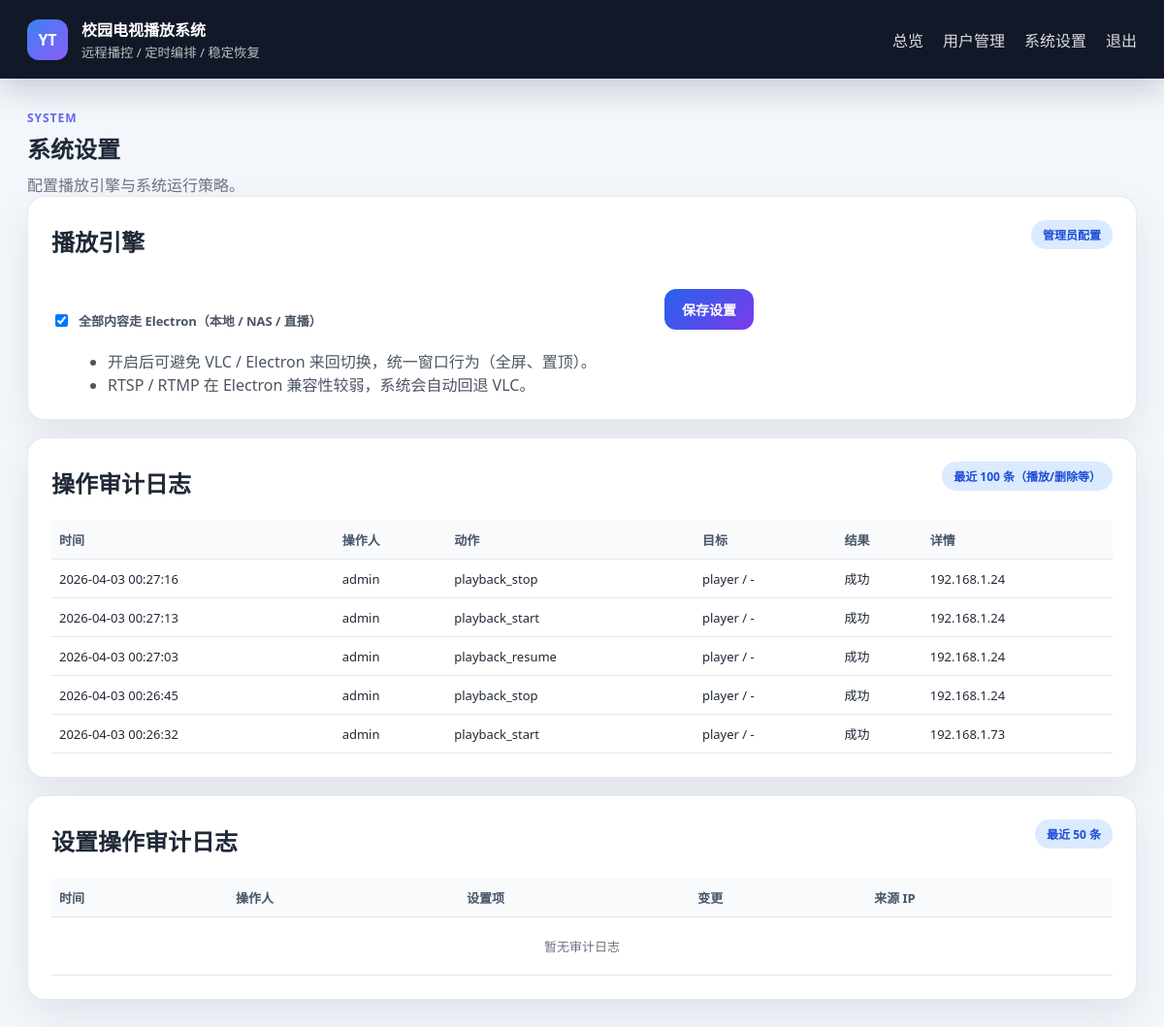
/settings (signed in), run on the app's committed database.
### models.py (models this page shows, shortened)
class OperationAuditLog(db.Model):
    __tablename__ = "operation_audit_log"
    id = db.Column(db.Integer, primary_key=True)
    action = db.Column(db.String(100), nullable=False, index=True)  # playback_start / playback_stop / schedule_delete
    target_type = db.Column(db.String(50), nullable=False, default="system")  # schedule/player/system
    target_id = db.Column(db.String(100), nullable=False, default="")
    success = db.Column(db.Boolean, nullable=False, default=True)
    detail = db.Column(db.String(500), nullable=False, default="")
    operator_user_id = db.Column(db.Integer, nullable=True, index=True)
    operator_username = db.Column(db.String(50), nullable=False, default="")
    remote_addr = db.Column(db.String(100), nullable=False, default="")
    user_agent = db.Column(db.String(500), nullable=False, default="")
    created_at = db.Column(db.DateTime, nullable=False, default=datetime.now, index=True)

### web/routes.py (the view, shortened to what this page needs)
@main.route("/settings", methods=["GET", "POST"])
@login_required
def settings():
    if not current_user.is_admin:
        flash("只有管理员可以访问系统设置。", "error")
        return redirect(url_for("main.index"))
    all_play_via_electron = _get_setting_bool(SETTING_KEY_ALL_ELECTRON, Config.ALL_PLAY_VIA_ELECTRON)
    audit_logs = (
        SettingAuditLog.query.order_by(SettingAuditLog.created_at.desc(), SettingAuditLog.id.desc())
        .limit(50)
        .all()
    )
    operation_logs = (
        OperationAuditLog.query.order_by(OperationAuditLog.created_at.desc(), OperationAuditLog.id.desc())
        .limit(100)
        .all()
    )
    return render_template(
        "settings.html",
        all_play_via_electron=all_play_via_electron,
        audit_logs=audit_logs,
        operation_logs=operation_logs,
    )

### main.py (called while the page is built)
@login_manager.user_loader
def load_user(user_id):
    try:
        return db.session.get(User, int(user_id))
    except (TypeError, ValueError):
        return None

### web/routes.py (called while the page is built)
def _get_setting_bool(key, default=False):
    item = db.session.get(SystemSetting, key)
    if not item:
        return default
    return str(item.value).strip().lower() in {"1", "true", "yes", "on"}

### templates/settings.html (shortened to what this page needs)
{% extends "base.html" %}
{% block content %}
<section class="page-header">
    <div>
        <span class="eyebrow">System</span>
        <h1>系统设置</h1>
        <p>配置播放引擎与系统运行策略。</p>
    </div>
</section>
<section class="panel">
    <div class="panel-head">
        <h2>播放引擎</h2>
        <span class="chip info">管理员配置</span>
    </div>
    <form method="post" action="{{ url_for('main.settings') }}" class="schedule-form">
        <label class="check-field">
            <input type="checkbox" name="all_play_via_electron" {% if all_play_via_electron %}checked{% endif %}>
            <span>全部内容走 Electron（本地 / NAS / 直播）</span>
        </label>
        <div class="form-actions">
            <button type="submit" class="btn btn-primary">保存设置</button>
        </div>
    </form>
    <ul class="hint-list">
        <li>开启后可避免 VLC / Electron 来回切换，统一窗口行为（全屏、置顶）。</li>
        <li>RTSP / RTMP 在 Electron 兼容性较弱，系统会自动回退 VLC。</li>
    </ul>
</section>
<section class="panel">
    <div class="panel-head">
        <h2>操作审计日志</h2>
        <span class="chip info">最近 100 条（播放/删除等）</span>
    </div>
    <div class="table-wrap">
        <table class="audit-table">
            <thead>
                <tr>
                    <th>时间</th>
                    <th>操作人</th>
                    <th>动作</th>
                    <th>目标</th>
                    <th>结果</th>
                    <th>详情</th>
                </tr>
            </thead>
            <tbody>
                {% for item in operation_logs %}
                <tr>
                    <td>{{ item.created_at.strftime('%Y-%m-%d %H:%M:%S') }}</td>
                    <td>{{ item.operator_username or ('UID:' ~ item.operator_user_id) }}</td>
                    <td>{{ item.action }}</td>
                    <td>{{ item.target_type }} / {{ item.target_id or '-' }}</td>
                    <td>{{ '成功' if item.success else '失败' }}</td>
                    <td title="{{ item.user_agent }}">{{ item.detail or item.remote_addr }}</td>
                </tr>
                {% else %}
                <tr>
                    <td colspan="6" class="empty-cell">暂无操作审计日志</td>
                </tr>
                {% endfor %}
            </tbody>
        </table>
    </div>
</section>
<section class="panel">
    <div class="panel-head">
        <h2>设置操作审计日志</h2>
        <span class="chip info">最近 50 条</span>
    </div>
    <div class="table-wrap">
        <table class="audit-table">
            <thead>
                <tr>
                    <th>时间</th>
                    <th>操作人</th>
                    <th>设置项</th>
                    <th>变更</th>
                    <th>来源 IP</th>
                </tr>
            </thead>
            <tbody>
                {% for item in audit_logs %}
                <tr>
                    <td>{{ item.created_at.strftime('%Y-%m-%d %H:%M:%S') }}</td>
                    <td>{{ item.operator_username or ('UID:' ~ item.operator_user_id) }}</td>
                    <td>{{ item.setting_key }}</td>
                    <td>{{ item.old_value }} → {{ item.new_value }}</td>
                    <td title="{{ item.user_agent }}">{{ item.remote_addr }}</td>
                </tr>
                {% else %}
                <tr>
                    <td colspan="5" class="empty-cell">暂无审计日志</td>
                </tr>
                {% endfor %}
            </tbody>
        </table>
    </div>
</section>
{% endblock %}

### templates/base.html (shortened to what this page needs)
<!DOCTYPE html>
<html lang="zh-CN">
<head>
    <link rel="stylesheet" href="{{ url_for('static', filename='styles.css') }}">
</head>
<body class="{% block body_class %}{% endblock %}">
    {% if current_user.is_authenticated %}
    <header class="topbar">
        <div class="brand">
            <span class="brand-mark">YT</span>
            <div>
                <strong>校园电视播放系统</strong>
                <small>远程播控 / 定时编排 / 稳定恢复</small>
            </div>
        </div>
        <nav class="nav-links">
            <a href="{{ url_for('main.index') }}">总览</a>
            {% if current_user.is_admin %}
            <a href="{{ url_for('main.manage_users') }}">用户管理</a>
            <a href="{{ url_for('main.settings') }}">系统设置</a>
            {% endif %}
            <a href="{{ url_for('main.logout') }}">退出</a>
        </nav>
    </header>
    {% endif %}
    <main class="page-shell">
        {% block content %}{% endblock %}
    </main>
</body>
</html>

### static/styles.css (style rules this page uses)
* { box-sizing: border-box; }
body { margin: 0; font-family: "Segoe UI", "Microsoft YaHei", sans-serif; color: #1f2937; background: #f3f6fb; }
a { color: inherit; text-decoration: none; }
.topbar { display: flex; justify-content: space-between; align-items: center; padding: 18px 28px; background: #111827; color: #fff; box-shadow: 0 12px 30px rgba(17, 24, 39, 0.18); }
.brand { display: flex; align-items: center; gap: 14px; }
.brand-mark { width: 42px; height: 42px; display: inline-flex; align-items: center; justify-content: center; border-radius: 12px; background: linear-gradient(135deg, #3b82f6, #8b5cf6); font-weight: 700; }
.brand small { display: block; color: rgba(255, 255, 255, 0.72); margin-top: 2px; }
.nav-links { display: flex; gap: 20px; }
.nav-links a { color: rgba(255, 255, 255, 0.85); }
.page-shell { max-width: 1280px; margin: 0 auto; padding: 28px; }
.page-header, .panel-head { display: flex; justify-content: space-between; align-items: flex-start; gap: 16px; }
.page-header h1, .panel-head h2 { margin: 4px 0 8px; }
.page-header p, .panel-head p { margin: 0; color: #6b7280; }
.eyebrow { display: inline-block; font-size: 12px; letter-spacing: 0.08em; text-transform: uppercase; color: #6366f1; font-weight: 700; }
.soft-badge, .chip { display: inline-flex; align-items: center; border-radius: 999px; padding: 6px 12px; font-size: 12px; font-weight: 700; background: #e5e7eb; color: #374151; }
.chip.info { background: #dbeafe; color: #1d4ed8; }
.stat-card, .panel, .auth-card, .user-card, .screen-card, .schedule-card { background: #fff; border-radius: 18px; box-shadow: 0 16px 40px rgba(15, 23, 42, 0.08); border: 1px solid rgba(226, 232, 240, 0.9); }
.panel { padding: 24px; margin-bottom: 18px; }
.btn { border: none; border-radius: 12px; padding: 11px 18px; font-size: 14px; font-weight: 700; cursor: pointer; }
.btn-primary { background: linear-gradient(135deg, #2563eb, #7c3aed); color: #fff; }
.schedule-form { display: grid; grid-template-columns: repeat(3, minmax(0, 1fr)); gap: 16px; margin-top: 18px; }
.field, .check-field { display: flex; flex-direction: column; gap: 8px; }
.field span, .check-field span { font-size: 13px; color: #4b5563; font-weight: 700; }
.check-field { flex-direction: row; align-items: center; margin-top: 29px; }
.form-actions { display: flex; align-items: flex-end; justify-content: flex-end; }
.hint-list { margin: 20px 0 0 18px; color: #4b5563; }
.table-wrap { overflow: auto; margin-top: 14px; }
.audit-table { width: 100%; border-collapse: collapse; font-size: 13px; }
.audit-table th, .audit-table td { border-bottom: 1px solid #e5e7eb; padding: 10px 8px; text-align: left; white-space: nowrap; }
.audit-table th { color: #475569; font-weight: 700; background: #f8fafc; position: sticky; top: 0; }
.audit-table .empty-cell { text-align: center; color: #6b7280; padding: 20px 8px; }

### data on the page
OperationAuditLog: created_at "2026-04-03 00:27:16", operator_username "admin", action "playback_stop", target_type "player", target "-", success "成功", detail+remote_addr "192.168.1.24"
OperationAuditLog: created_at "2026-04-03 00:27:13", operator_username "admin", action "playback_start", target_type "player", target "-", success "成功", detail+remote_addr "192.168.1.24"
OperationAuditLog: created_at "2026-04-03 00:27:03", operator_username "admin", action "playback_resume", target_type "player", target "-", success "成功", detail+remote_addr "192.168.1.24"
OperationAuditLog: created_at "2026-04-03 00:26:45", operator_username "admin", action "playback_stop", target_type "player", target "-", success "成功", detail+remote_addr "192.168.1.24"
OperationAuditLog: created_at "2026-04-03 00:26:32", operator_username "admin", action "playback_start", target_type "player", target "-", success "成功", detail+remote_addr "192.168.1.73"
